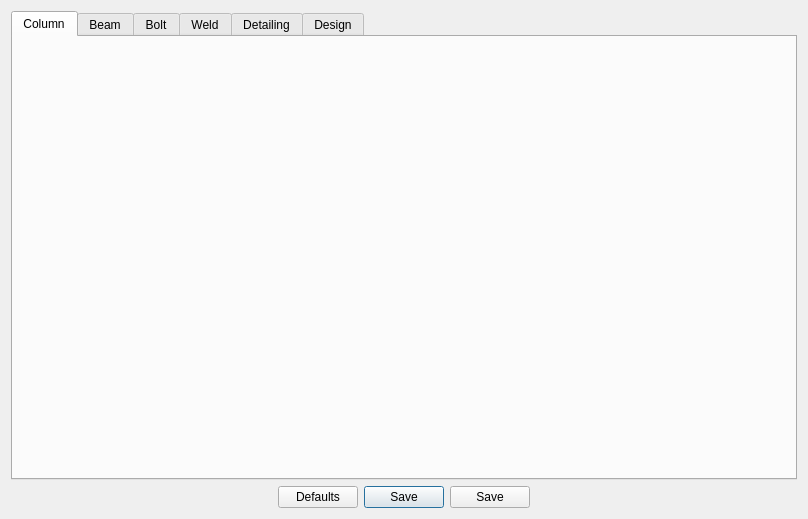
<?xml version="1.0" encoding="UTF-8"?>
<ui version="4.0">
 <class>Dialog</class>
 <widget class="QDialog" name="Dialog">
  <property name="geometry">
   <rect>
    <x>0</x>
    <y>0</y>
    <width>808</width>
    <height>519</height>
   </rect>
  </property>
  <property name="windowTitle">
   <string>Design preferences</string>
  </property>
  <layout class="QGridLayout" name="gridLayout_5">
   <item row="1" column="0">
    <layout class="QGridLayout" name="gridLayout_2">
     <item row="0" column="2">
      <widget class="QPushButton" name="btn_save">
       <property name="font">
        <font>
         <family>Arial</family>
        </font>
       </property>
       <property name="text">
        <string>Save</string>
       </property>
      </widget>
     </item>
     <item row="0" column="3">
      <widget class="QPushButton" name="btn_close">
       <property name="font">
        <font>
         <family>Arial</family>
        </font>
       </property>
       <property name="text">
        <string>Save</string>
       </property>
      </widget>
     </item>
     <item row="0" column="4">
      <spacer name="horizontalSpacer_6">
       <property name="orientation">
        <enum>Qt::Horizontal</enum>
       </property>
       <property name="sizeHint" stdset="0">
        <size>
         <width>40</width>
         <height>20</height>
        </size>
       </property>
      </spacer>
     </item>
     <item row="0" column="0">
      <spacer name="horizontalSpacer_2">
       <property name="orientation">
        <enum>Qt::Horizontal</enum>
       </property>
       <property name="sizeHint" stdset="0">
        <size>
         <width>28</width>
         <height>20</height>
        </size>
       </property>
      </spacer>
     </item>
     <item row="0" column="1">
      <widget class="QPushButton" name="btn_defaults">
       <property name="font">
        <font>
         <family>Arial</family>
        </font>
       </property>
       <property name="text">
        <string>Defaults</string>
       </property>
      </widget>
     </item>
    </layout>
   </item>
   <item row="0" column="0">
    <widget class="QTabWidget" name="tabWidget">
     <property name="font">
      <font>
       <family>Arial</family>
      </font>
     </property>
     <property name="currentIndex">
      <number>0</number>
     </property>
     <widget class="QWidget" name="tab_Column">
      <attribute name="title">
       <string>Column</string>
      </attribute>
     </widget>
     <widget class="QWidget" name="tab_Beam">
      <attribute name="title">
       <string>Beam</string>
      </attribute>
     </widget>
     <widget class="QWidget" name="tab_Bolt">
      <attribute name="title">
       <string>Bolt</string>
      </attribute>
      <layout class="QGridLayout" name="gridLayout_22">
       <item row="0" column="2">
        <widget class="QLabel" name="label_9">
         <property name="text">
          <string/>
         </property>
        </widget>
       </item>
       <item row="1" column="0" rowspan="2">
        <layout class="QGridLayout" name="gridLayout_21">
         <item row="0" column="0">
          <layout class="QGridLayout" name="gridLayout_16">
           <item row="1" column="0">
            <layout class="QGridLayout" name="gridLayout_14">
             <item row="0" column="0" colspan="2">
              <layout class="QGridLayout" name="gridLayout_9">
               <item row="0" column="0">
                <widget class="QLabel" name="label">
                 <property name="font">
                  <font>
                   <family>Arial</family>
                  </font>
                 </property>
                 <property name="text">
                  <string>Bolt type</string>
                 </property>
                </widget>
               </item>
               <item row="0" column="1" rowspan="3">
                <layout class="QGridLayout" name="gridLayout">
                 <item row="1" column="1">
                  <widget class="QComboBox" name="combo_boltHoleType">
                   <property name="font">
                    <font>
                     <family>Arial</family>
                    </font>
                   </property>
                   <property name="focusPolicy">
                    <enum>Qt::TabFocus</enum>
                   </property>
                   <item>
                    <property name="text">
                     <string>Standard</string>
                    </property>
                   </item>
                   <item>
                    <property name="text">
                     <string>Over-sized</string>
                    </property>
                   </item>
                  </widget>
                 </item>
                 <item row="2" column="0">
                  <widget class="QLabel" name="label_8">
                   <property name="text">
                    <string>Fu</string>
                   </property>
                  </widget>
                 </item>
                 <item row="2" column="1">
                  <widget class="QLineEdit" name="txt_boltFu">
                   <property name="font">
                    <font>
                     <family>Arial</family>
                    </font>
                   </property>
                   <property name="text">
                    <string>800</string>
                   </property>
                   <property name="alignment">
                    <set>Qt::AlignLeading|Qt::AlignLeft|Qt::AlignVCenter</set>
                   </property>
                   <property name="readOnly">
                    <bool>false</bool>
                   </property>
                  </widget>
                 </item>
                 <item row="0" column="1">
                  <widget class="QComboBox" name="combo_boltType">
                   <property name="font">
                    <font>
                     <family>Arial</family>
                    </font>
                   </property>
                   <item>
                    <property name="text">
                     <string>Pretensioned</string>
                    </property>
                   </item>
                   <item>
                    <property name="text">
                     <string>Non-pretensioned</string>
                    </property>
                   </item>
                  </widget>
                 </item>
                </layout>
               </item>
               <item row="2" column="0">
                <widget class="QLabel" name="label_4">
                 <property name="font">
                  <font>
                   <family>Arial</family>
                  </font>
                 </property>
                 <property name="text">
                  <string>Material grade overwrite (MPa)</string>
                 </property>
                </widget>
               </item>
               <item row="1" column="0">
                <widget class="QLabel" name="label_2">
                 <property name="font">
                  <font>
                   <family>Arial</family>
                  </font>
                 </property>
                 <property name="text">
                  <string>Bolt hole type</string>
                 </property>
                </widget>
               </item>
              </layout>
             </item>
             <item row="1" column="0">
              <layout class="QGridLayout" name="gridLayout_12">
               <item row="0" column="0">
                <spacer name="verticalSpacer_6">
                 <property name="orientation">
                  <enum>Qt::Vertical</enum>
                 </property>
                 <property name="sizeHint" stdset="0">
                  <size>
                   <width>168</width>
                   <height>13</height>
                  </size>
                 </property>
                </spacer>
               </item>
               <item row="1" column="0">
                <widget class="QLabel" name="label_7">
                 <property name="font">
                  <font>
                   <family>Arial</family>
                   <weight>75</weight>
                   <bold>true</bold>
                  </font>
                 </property>
                 <property name="text">
                  <string>HSFG bolt design parameters:</string>
                 </property>
                </widget>
               </item>
               <item row="2" column="0">
                <widget class="QLabel" name="label_15">
                 <property name="font">
                  <font>
                   <family>Arial</family>
                  </font>
                 </property>
                 <property name="text">
                  <string>Slip factor (µ_f)</string>
                 </property>
                </widget>
               </item>
              </layout>
             </item>
             <item row="1" column="1">
              <layout class="QGridLayout" name="gridLayout_11">
               <item row="0" column="0">
                <spacer name="verticalSpacer_5">
                 <property name="orientation">
                  <enum>Qt::Vertical</enum>
                 </property>
                 <property name="sizeHint" stdset="0">
                  <size>
                   <width>128</width>
                   <height>28</height>
                  </size>
                 </property>
                </spacer>
               </item>
               <item row="1" column="0">
                <widget class="QComboBox" name="combo_slipfactor">
                 <property name="minimumSize">
                  <size>
                   <width>0</width>
                   <height>0</height>
                  </size>
                 </property>
                 <property name="maximumSize">
                  <size>
                   <width>200</width>
                   <height>16777215</height>
                  </size>
                 </property>
                 <property name="font">
                  <font>
                   <family>Arial</family>
                  </font>
                 </property>
                 <property name="currentIndex">
                  <number>8</number>
                 </property>
                 <item>
                  <property name="text">
                   <string>0.2</string>
                  </property>
                 </item>
                 <item>
                  <property name="text">
                   <string>0.5</string>
                  </property>
                 </item>
                 <item>
                  <property name="text">
                   <string>0.1</string>
                  </property>
                 </item>
                 <item>
                  <property name="text">
                   <string>0.25</string>
                  </property>
                 </item>
                 <item>
                  <property name="text">
                   <string>0.3</string>
                  </property>
                 </item>
                 <item>
                  <property name="text">
                   <string>0.33</string>
                  </property>
                 </item>
                 <item>
                  <property name="text">
                   <string>0.48</string>
                  </property>
                 </item>
                 <item>
                  <property name="text">
                   <string>0.52</string>
                  </property>
                 </item>
                 <item>
                  <property name="text">
                   <string>0.55</string>
                  </property>
                 </item>
                </widget>
               </item>
              </layout>
             </item>
            </layout>
           </item>
           <item row="0" column="0">
            <layout class="QGridLayout" name="gridLayout_15">
             <item row="0" column="0">
              <widget class="QLabel" name="label_5">
               <property name="font">
                <font>
                 <family>Arial</family>
                </font>
               </property>
               <property name="text">
                <string>Inputs</string>
               </property>
              </widget>
             </item>
             <item row="1" column="0">
              <widget class="Line" name="line">
               <property name="orientation">
                <enum>Qt::Horizontal</enum>
               </property>
              </widget>
             </item>
            </layout>
           </item>
          </layout>
         </item>
         <item row="1" column="0">
          <spacer name="verticalSpacer">
           <property name="orientation">
            <enum>Qt::Vertical</enum>
           </property>
           <property name="sizeType">
            <enum>QSizePolicy::Fixed</enum>
           </property>
           <property name="sizeHint" stdset="0">
            <size>
             <width>17</width>
             <height>150</height>
            </size>
           </property>
          </spacer>
         </item>
         <item row="2" column="0">
          <layout class="QGridLayout" name="gridLayout_20">
           <item row="0" column="0">
            <widget class="QLabel" name="label_note">
             <property name="font">
              <font>
               <family>Arial</family>
               <pointsize>8</pointsize>
               <weight>50</weight>
               <italic>false</italic>
               <bold>false</bold>
              </font>
             </property>
             <property name="text">
              <string>NOTE : If slip is permitted under the design load, design the bolt as a bearing
bolt and select corresponding bolt grade.</string>
             </property>
            </widget>
           </item>
           <item row="1" column="0">
            <spacer name="verticalSpacer_10">
             <property name="orientation">
              <enum>Qt::Vertical</enum>
             </property>
             <property name="sizeHint" stdset="0">
              <size>
               <width>20</width>
               <height>75</height>
              </size>
             </property>
            </spacer>
           </item>
          </layout>
         </item>
        </layout>
       </item>
       <item row="1" column="1" rowspan="2" colspan="2">
        <layout class="QGridLayout" name="gridLayout_19">
         <item row="0" column="0">
          <layout class="QGridLayout" name="gridLayout_8">
           <item row="0" column="0">
            <widget class="QLabel" name="label_3">
             <property name="font">
              <font>
               <family>Arial</family>
              </font>
             </property>
             <property name="text">
              <string>Description</string>
             </property>
            </widget>
           </item>
           <item row="1" column="0">
            <widget class="Line" name="line_4">
             <property name="orientation">
              <enum>Qt::Horizontal</enum>
             </property>
            </widget>
           </item>
          </layout>
         </item>
         <item row="1" column="0">
          <widget class="QTextBrowser" name="textBrowser">
           <property name="minimumSize">
            <size>
             <width>210</width>
             <height>320</height>
            </size>
           </property>
           <property name="html">
            <string>&lt;!DOCTYPE HTML PUBLIC &quot;-//W3C//DTD HTML 4.0//EN&quot; &quot;http://www.w3.org/TR/REC-html40/strict.dtd&quot;&gt;
&lt;html&gt;&lt;head&gt;&lt;meta name=&quot;qrichtext&quot; content=&quot;1&quot; /&gt;&lt;style type=&quot;text/css&quot;&gt;
p, li { white-space: pre-wrap; }
&lt;/style&gt;&lt;/head&gt;&lt;body style=&quot; font-family:'Arial'; font-size:11pt; font-weight:400; font-style:normal;&quot;&gt;
&lt;table border=&quot;0&quot; style=&quot; margin-top:0px; margin-bottom:0px; margin-left:0px; margin-right:0px;&quot; cellspacing=&quot;2&quot; cellpadding=&quot;0&quot;&gt;
&lt;tr&gt;
&lt;td colspan=&quot;3&quot;&gt;
&lt;p align=&quot;justify&quot; style=&quot; margin-top:12px; margin-bottom:12px; margin-left:0px; margin-right:0px; -qt-block-indent:0; text-indent:0px;&quot;&gt;&lt;span style=&quot; font-family:'MS Shell Dlg 2'; font-size:8pt;&quot;&gt;IS 800 Table 20 Typical Average Values for Coefficient of Friction (&lt;/span&gt;&lt;span style=&quot; font-family:'Calibri,sans-serif'; font-size:9pt;&quot;&gt;µ&lt;/span&gt;&lt;span style=&quot; font-family:'Calibri,sans-serif'; font-size:9pt; vertical-align:sub;&quot;&gt;f&lt;/span&gt;&lt;span style=&quot; font-family:'MS Shell Dlg 2'; font-size:8pt;&quot;&gt;)&lt;/span&gt;&lt;/p&gt;&lt;/td&gt;&lt;/tr&gt;&lt;/table&gt;
&lt;p align=&quot;justify&quot; style=&quot;-qt-paragraph-type:empty; margin-top:12px; margin-bottom:12px; margin-left:0px; margin-right:0px; -qt-block-indent:0; text-indent:0px; font-family:'MS Shell Dlg 2'; font-size:8pt;&quot;&gt;&lt;br /&gt;&lt;/p&gt;
&lt;table border=&quot;0&quot; style=&quot; margin-top:0px; margin-bottom:0px; margin-left:0px; margin-right:0px;&quot; cellspacing=&quot;2&quot; cellpadding=&quot;0&quot;&gt;
&lt;tr&gt;
&lt;td width=&quot;26&quot;&gt;&lt;/td&gt;
&lt;td width=&quot;383&quot;&gt;
&lt;p align=&quot;justify&quot; style=&quot; margin-top:12px; margin-bottom:12px; margin-left:0px; margin-right:0px; -qt-block-indent:0; text-indent:0px;&quot;&gt;&lt;span style=&quot; font-family:'MS Shell Dlg 2'; font-size:8pt;&quot;&gt;Treatment of Surfaces&lt;/span&gt;&lt;/p&gt;&lt;/td&gt;
&lt;td width=&quot;78&quot;&gt;
&lt;p align=&quot;justify&quot; style=&quot; margin-top:12px; margin-bottom:12px; margin-left:0px; margin-right:0px; -qt-block-indent:0; text-indent:0px;&quot;&gt;&lt;span style=&quot; font-family:'MS Shell Dlg 2'; font-size:8pt;&quot;&gt;  µ_f&lt;/span&gt;&lt;/p&gt;&lt;/td&gt;&lt;/tr&gt;
&lt;tr&gt;
&lt;td&gt;
&lt;p align=&quot;justify&quot; style=&quot; margin-top:12px; margin-bottom:12px; margin-left:0px; margin-right:0px; -qt-block-indent:0; text-indent:0px;&quot;&gt;&lt;span style=&quot; font-family:'MS Shell Dlg 2'; font-size:8pt;&quot;&gt;i)&lt;/span&gt;&lt;/p&gt;&lt;/td&gt;
&lt;td&gt;
&lt;p align=&quot;justify&quot; style=&quot; margin-top:12px; margin-bottom:12px; margin-left:0px; margin-right:0px; -qt-block-indent:0; text-indent:0px;&quot;&gt;&lt;span style=&quot; font-family:'MS Shell Dlg 2'; font-size:8pt;&quot;&gt;Surfaces not treated&lt;/span&gt;&lt;/p&gt;&lt;/td&gt;
&lt;td&gt;
&lt;p align=&quot;justify&quot; style=&quot; margin-top:12px; margin-bottom:12px; margin-left:0px; margin-right:0px; -qt-block-indent:0; text-indent:0px;&quot;&gt;&lt;span style=&quot; font-family:'MS Shell Dlg 2'; font-size:8pt;&quot;&gt;  0.2&lt;/span&gt;&lt;/p&gt;&lt;/td&gt;&lt;/tr&gt;
&lt;tr&gt;
&lt;td&gt;
&lt;p align=&quot;justify&quot; style=&quot; margin-top:12px; margin-bottom:12px; margin-left:0px; margin-right:0px; -qt-block-indent:0; text-indent:0px;&quot;&gt;&lt;span style=&quot; font-family:'MS Shell Dlg 2'; font-size:8pt;&quot;&gt;ii)&lt;/span&gt;&lt;/p&gt;&lt;/td&gt;
&lt;td&gt;
&lt;p align=&quot;justify&quot; style=&quot; margin-top:12px; margin-bottom:12px; margin-left:0px; margin-right:0px; -qt-block-indent:0; text-indent:0px;&quot;&gt;&lt;span style=&quot; font-family:'MS Shell Dlg 2'; font-size:8pt;&quot;&gt;Surfaces blasted with short or grit with any loose rust removed, no pitting&lt;/span&gt;&lt;/p&gt;&lt;/td&gt;
&lt;td&gt;
&lt;p align=&quot;justify&quot; style=&quot; margin-top:12px; margin-bottom:12px; margin-left:0px; margin-right:0px; -qt-block-indent:0; text-indent:0px;&quot;&gt;&lt;span style=&quot; font-family:'MS Shell Dlg 2'; font-size:8pt;&quot;&gt;  0.5&lt;/span&gt;&lt;/p&gt;&lt;/td&gt;&lt;/tr&gt;
&lt;tr&gt;
&lt;td&gt;
&lt;p align=&quot;justify&quot; style=&quot; margin-top:12px; margin-bottom:12px; margin-left:0px; margin-right:0px; -qt-block-indent:0; text-indent:0px;&quot;&gt;&lt;span style=&quot; font-family:'MS Shell Dlg 2'; font-size:8pt;&quot;&gt;iii)&lt;/span&gt;&lt;/p&gt;&lt;/td&gt;
&lt;td&gt;
&lt;p align=&quot;justify&quot; style=&quot; margin-top:12px; margin-bottom:12px; margin-left:0px; margin-right:0px; -qt-block-indent:0; text-indent:0px;&quot;&gt;&lt;span style=&quot; font-family:'MS Shell Dlg 2'; font-size:8pt;&quot;&gt;Surfaces blasted with short or grit and hot-dip galvanized&lt;/span&gt;&lt;/p&gt;&lt;/td&gt;
&lt;td&gt;
&lt;p align=&quot;justify&quot; style=&quot; margin-top:12px; margin-bottom:12px; margin-left:0px; margin-right:0px; -qt-block-indent:0; text-indent:0px;&quot;&gt;&lt;span style=&quot; font-family:'MS Shell Dlg 2'; font-size:8pt;&quot;&gt;  0.1&lt;/span&gt;&lt;/p&gt;&lt;/td&gt;&lt;/tr&gt;
&lt;tr&gt;
&lt;td&gt;
&lt;p align=&quot;justify&quot; style=&quot; margin-top:12px; margin-bottom:12px; margin-left:0px; margin-right:0px; -qt-block-indent:0; text-indent:0px;&quot;&gt;&lt;span style=&quot; font-family:'MS Shell Dlg 2'; font-size:8pt;&quot;&gt;iv)&lt;/span&gt;&lt;/p&gt;&lt;/td&gt;
&lt;td&gt;
&lt;p align=&quot;justify&quot; style=&quot; margin-top:12px; margin-bottom:12px; margin-left:0px; margin-right:0px; -qt-block-indent:0; text-indent:0px;&quot;&gt;&lt;span style=&quot; font-family:'MS Shell Dlg 2'; font-size:8pt;&quot;&gt;Surfaces blasted with short or grit and spray - metallized with zinc (thickness 50-70 µm)&lt;/span&gt;&lt;/p&gt;&lt;/td&gt;
&lt;td&gt;
&lt;p align=&quot;justify&quot; style=&quot; margin-top:12px; margin-bottom:12px; margin-left:0px; margin-right:0px; -qt-block-indent:0; text-indent:0px;&quot;&gt;&lt;span style=&quot; font-family:'MS Shell Dlg 2'; font-size:8pt;&quot;&gt;  0.25&lt;/span&gt;&lt;/p&gt;&lt;/td&gt;&lt;/tr&gt;
&lt;tr&gt;
&lt;td&gt;
&lt;p align=&quot;justify&quot; style=&quot; margin-top:12px; margin-bottom:12px; margin-left:0px; margin-right:0px; -qt-block-indent:0; text-indent:0px;&quot;&gt;&lt;span style=&quot; font-family:'MS Shell Dlg 2'; font-size:8pt;&quot;&gt;v)&lt;/span&gt;&lt;/p&gt;&lt;/td&gt;
&lt;td&gt;
&lt;p align=&quot;justify&quot; style=&quot; margin-top:12px; margin-bottom:12px; margin-left:0px; margin-right:0px; -qt-block-indent:0; text-indent:0px;&quot;&gt;&lt;span style=&quot; font-family:'MS Shell Dlg 2'; font-size:8pt;&quot;&gt;Surfaces blasted with shot or grit and painted with ethylzinc silicate coat (thickness 30-60 µm)&lt;/span&gt;&lt;/p&gt;&lt;/td&gt;
&lt;td&gt;
&lt;p align=&quot;justify&quot; style=&quot; margin-top:12px; margin-bottom:12px; margin-left:0px; margin-right:0px; -qt-block-indent:0; text-indent:0px;&quot;&gt;&lt;span style=&quot; font-family:'MS Shell Dlg 2'; font-size:8pt;&quot;&gt;  0.3&lt;/span&gt;&lt;/p&gt;&lt;/td&gt;&lt;/tr&gt;
&lt;tr&gt;
&lt;td&gt;
&lt;p align=&quot;justify&quot; style=&quot; margin-top:12px; margin-bottom:12px; margin-left:0px; margin-right:0px; -qt-block-indent:0; text-indent:0px;&quot;&gt;&lt;span style=&quot; font-family:'MS Shell Dlg 2'; font-size:8pt;&quot;&gt;vi)&lt;/span&gt;&lt;/p&gt;&lt;/td&gt;
&lt;td&gt;
&lt;p align=&quot;justify&quot; style=&quot; margin-top:12px; margin-bottom:12px; margin-left:0px; margin-right:0px; -qt-block-indent:0; text-indent:0px;&quot;&gt;&lt;span style=&quot; font-family:'MS Shell Dlg 2'; font-size:8pt;&quot;&gt;Sand blasted surface, after light rusting&lt;/span&gt;&lt;/p&gt;&lt;/td&gt;
&lt;td&gt;
&lt;p align=&quot;justify&quot; style=&quot; margin-top:12px; margin-bottom:12px; margin-left:0px; margin-right:0px; -qt-block-indent:0; text-indent:0px;&quot;&gt;&lt;span style=&quot; font-family:'MS Shell Dlg 2'; font-size:8pt;&quot;&gt;  0.52&lt;/span&gt;&lt;/p&gt;&lt;/td&gt;&lt;/tr&gt;
&lt;tr&gt;
&lt;td&gt;
&lt;p align=&quot;justify&quot; style=&quot; margin-top:12px; margin-bottom:12px; margin-left:0px; margin-right:0px; -qt-block-indent:0; text-indent:0px;&quot;&gt;&lt;span style=&quot; font-family:'MS Shell Dlg 2'; font-size:8pt;&quot;&gt;vii)&lt;/span&gt;&lt;/p&gt;&lt;/td&gt;
&lt;td&gt;
&lt;p align=&quot;justify&quot; style=&quot; margin-top:12px; margin-bottom:12px; margin-left:0px; margin-right:0px; -qt-block-indent:0; text-indent:0px;&quot;&gt;&lt;span style=&quot; font-family:'MS Shell Dlg 2'; font-size:8pt;&quot;&gt;Surfaces blasted with shot or grit and painted with ethylzinc silicate coat (thickness 60-80 µm)&lt;/span&gt;&lt;/p&gt;&lt;/td&gt;
&lt;td&gt;
&lt;p align=&quot;justify&quot; style=&quot; margin-top:12px; margin-bottom:12px; margin-left:0px; margin-right:0px; -qt-block-indent:0; text-indent:0px;&quot;&gt;&lt;span style=&quot; font-family:'MS Shell Dlg 2'; font-size:8pt;&quot;&gt;  0.3&lt;/span&gt;&lt;/p&gt;&lt;/td&gt;&lt;/tr&gt;
&lt;tr&gt;
&lt;td&gt;
&lt;p align=&quot;justify&quot; style=&quot; margin-top:12px; margin-bottom:12px; margin-left:0px; margin-right:0px; -qt-block-indent:0; text-indent:0px;&quot;&gt;&lt;span style=&quot; font-family:'MS Shell Dlg 2'; font-size:8pt;&quot;&gt;viii)&lt;/span&gt;&lt;/p&gt;&lt;/td&gt;
&lt;td&gt;
&lt;p align=&quot;justify&quot; style=&quot; margin-top:12px; margin-bottom:12px; margin-left:0px; margin-right:0px; -qt-block-indent:0; text-indent:0px;&quot;&gt;&lt;span style=&quot; font-family:'MS Shell Dlg 2'; font-size:8pt;&quot;&gt;Surfaces blasted with shot or grit and painted with alcalizinc silicate coat (thickness 60-80 µm)&lt;/span&gt;&lt;/p&gt;&lt;/td&gt;
&lt;td&gt;
&lt;p align=&quot;justify&quot; style=&quot; margin-top:12px; margin-bottom:12px; margin-left:0px; margin-right:0px; -qt-block-indent:0; text-indent:0px;&quot;&gt;&lt;span style=&quot; font-family:'MS Shell Dlg 2'; font-size:8pt;&quot;&gt;  0.3&lt;/span&gt;&lt;/p&gt;&lt;/td&gt;&lt;/tr&gt;
&lt;tr&gt;
&lt;td&gt;
&lt;p align=&quot;justify&quot; style=&quot; margin-top:12px; margin-bottom:12px; margin-left:0px; margin-right:0px; -qt-block-indent:0; text-indent:0px;&quot;&gt;&lt;span style=&quot; font-family:'MS Shell Dlg 2'; font-size:8pt;&quot;&gt;ix)&lt;/span&gt;&lt;/p&gt;&lt;/td&gt;
&lt;td&gt;
&lt;p align=&quot;justify&quot; style=&quot; margin-top:12px; margin-bottom:12px; margin-left:0px; margin-right:0px; -qt-block-indent:0; text-indent:0px;&quot;&gt;&lt;span style=&quot; font-family:'MS Shell Dlg 2'; font-size:8pt;&quot;&gt;Surfaces blasted with shot or grit and spray metallized with aluminium (thickness &amp;gt;50 µm)&lt;/span&gt;&lt;/p&gt;&lt;/td&gt;
&lt;td&gt;
&lt;p align=&quot;justify&quot; style=&quot; margin-top:12px; margin-bottom:12px; margin-left:0px; margin-right:0px; -qt-block-indent:0; text-indent:0px;&quot;&gt;&lt;span style=&quot; font-family:'MS Shell Dlg 2'; font-size:8pt;&quot;&gt;  0.5&lt;/span&gt;&lt;/p&gt;&lt;/td&gt;&lt;/tr&gt;
&lt;tr&gt;
&lt;td&gt;
&lt;p align=&quot;justify&quot; style=&quot; margin-top:12px; margin-bottom:12px; margin-left:0px; margin-right:0px; -qt-block-indent:0; text-indent:0px;&quot;&gt;&lt;span style=&quot; font-family:'MS Shell Dlg 2'; font-size:8pt;&quot;&gt;x)&lt;/span&gt;&lt;/p&gt;&lt;/td&gt;
&lt;td&gt;
&lt;p align=&quot;justify&quot; style=&quot; margin-top:12px; margin-bottom:12px; margin-left:0px; margin-right:0px; -qt-block-indent:0; text-indent:0px;&quot;&gt;&lt;span style=&quot; font-family:'MS Shell Dlg 2'; font-size:8pt;&quot;&gt;Clean mill scale&lt;/span&gt;&lt;/p&gt;&lt;/td&gt;
&lt;td&gt;
&lt;p align=&quot;justify&quot; style=&quot; margin-top:12px; margin-bottom:12px; margin-left:0px; margin-right:0px; -qt-block-indent:0; text-indent:0px;&quot;&gt;&lt;span style=&quot; font-family:'MS Shell Dlg 2'; font-size:8pt;&quot;&gt;  0.33&lt;/span&gt;&lt;/p&gt;&lt;/td&gt;&lt;/tr&gt;
&lt;tr&gt;
&lt;td&gt;
&lt;p align=&quot;justify&quot; style=&quot; margin-top:12px; margin-bottom:12px; margin-left:0px; margin-right:0px; -qt-block-indent:0; text-indent:0px;&quot;&gt;&lt;span style=&quot; font-family:'MS Shell Dlg 2'; font-size:8pt;&quot;&gt;xi)&lt;/span&gt;&lt;/p&gt;&lt;/td&gt;
&lt;td&gt;
&lt;p align=&quot;justify&quot; style=&quot; margin-top:12px; margin-bottom:12px; margin-left:0px; margin-right:0px; -qt-block-indent:0; text-indent:0px;&quot;&gt;&lt;span style=&quot; font-family:'MS Shell Dlg 2'; font-size:8pt;&quot;&gt;Sand blasted surface&lt;/span&gt;&lt;/p&gt;&lt;/td&gt;
&lt;td&gt;
&lt;p align=&quot;justify&quot; style=&quot; margin-top:12px; margin-bottom:12px; margin-left:0px; margin-right:0px; -qt-block-indent:0; text-indent:0px;&quot;&gt;&lt;span style=&quot; font-family:'MS Shell Dlg 2'; font-size:8pt;&quot;&gt;  0.48&lt;/span&gt;&lt;/p&gt;&lt;/td&gt;&lt;/tr&gt;
&lt;tr&gt;
&lt;td&gt;
&lt;p align=&quot;justify&quot; style=&quot; margin-top:12px; margin-bottom:12px; margin-left:0px; margin-right:0px; -qt-block-indent:0; text-indent:0px;&quot;&gt;&lt;span style=&quot; font-family:'MS Shell Dlg 2'; font-size:8pt;&quot;&gt;xii)&lt;/span&gt;&lt;/p&gt;&lt;/td&gt;
&lt;td&gt;
&lt;p align=&quot;justify&quot; style=&quot; margin-top:12px; margin-bottom:12px; margin-left:0px; margin-right:0px; -qt-block-indent:0; text-indent:0px;&quot;&gt;&lt;span style=&quot; font-family:'MS Shell Dlg 2'; font-size:8pt;&quot;&gt;Red lead painted surface&lt;/span&gt;&lt;/p&gt;&lt;/td&gt;
&lt;td&gt;
&lt;p align=&quot;justify&quot; style=&quot; margin-top:12px; margin-bottom:12px; margin-left:0px; margin-right:0px; -qt-block-indent:0; text-indent:0px;&quot;&gt;&lt;span style=&quot; font-family:'MS Shell Dlg 2'; font-size:8pt;&quot;&gt;  0.1&lt;/span&gt;&lt;/p&gt;
&lt;p align=&quot;justify&quot; style=&quot;-qt-paragraph-type:empty; margin-top:12px; margin-bottom:12px; margin-left:0px; margin-right:0px; -qt-block-indent:0; text-indent:0px; font-family:'MS Shell Dlg 2'; font-size:8pt;&quot;&gt;&lt;br /&gt;&lt;/p&gt;&lt;/td&gt;&lt;/tr&gt;&lt;/table&gt;&lt;/body&gt;&lt;/html&gt;</string>
           </property>
          </widget>
         </item>
        </layout>
       </item>
       <item row="2" column="2">
        <widget class="QLabel" name="label_11">
         <property name="font">
          <font>
           <family>Arial</family>
          </font>
         </property>
         <property name="text">
          <string/>
         </property>
        </widget>
       </item>
      </layout>
     </widget>
     <widget class="QWidget" name="tab_Weld">
      <attribute name="title">
       <string>Weld</string>
      </attribute>
      <layout class="QGridLayout" name="gridLayout_13">
       <item row="0" column="0">
        <widget class="QLabel" name="label_16">
         <property name="text">
          <string>Inputs</string>
         </property>
        </widget>
       </item>
       <item row="0" column="2" rowspan="4">
        <layout class="QGridLayout" name="gridLayout_7">
         <item row="0" column="0">
          <widget class="QLabel" name="label_17">
           <property name="text">
            <string>Description</string>
           </property>
          </widget>
         </item>
         <item row="1" column="0">
          <widget class="Line" name="line_5">
           <property name="orientation">
            <enum>Qt::Horizontal</enum>
           </property>
          </widget>
         </item>
         <item row="2" column="0">
          <widget class="QTextBrowser" name="textBrowser_weldDescription">
           <property name="minimumSize">
            <size>
             <width>210</width>
             <height>320</height>
            </size>
           </property>
           <property name="html">
            <string>&lt;!DOCTYPE HTML PUBLIC &quot;-//W3C//DTD HTML 4.0//EN&quot; &quot;http://www.w3.org/TR/REC-html40/strict.dtd&quot;&gt;
&lt;html&gt;&lt;head&gt;&lt;meta name=&quot;qrichtext&quot; content=&quot;1&quot; /&gt;&lt;style type=&quot;text/css&quot;&gt;
p, li { white-space: pre-wrap; }
&lt;/style&gt;&lt;/head&gt;&lt;body style=&quot; font-family:'Arial'; font-size:11pt; font-weight:400; font-style:normal;&quot;&gt;
&lt;p align=&quot;justify&quot; style=&quot; margin-top:0px; margin-bottom:0px; margin-left:0px; margin-right:0px; -qt-block-indent:0; text-indent:0px;&quot;&gt;&lt;span style=&quot; font-family:'MS Shell Dlg 2'; font-size:8pt;&quot;&gt;Shop weld takes a material safety factor of 1.25&lt;/span&gt;&lt;/p&gt;
&lt;p align=&quot;justify&quot; style=&quot; margin-top:0px; margin-bottom:0px; margin-left:0px; margin-right:0px; -qt-block-indent:0; text-indent:0px;&quot;&gt;&lt;span style=&quot; font-family:'MS Shell Dlg 2'; font-size:8pt;&quot;&gt;Field weld takes a material safety factor of 1.5&lt;/span&gt;&lt;/p&gt;
&lt;p align=&quot;justify&quot; style=&quot; margin-top:0px; margin-bottom:0px; margin-left:0px; margin-right:0px; -qt-block-indent:0; text-indent:0px;&quot;&gt;&lt;span style=&quot; font-family:'MS Shell Dlg 2'; font-size:8pt;&quot;&gt;(IS 800 - cl. 5. 4. 1 or Table 5)&lt;/span&gt;&lt;/p&gt;&lt;/body&gt;&lt;/html&gt;</string>
           </property>
          </widget>
         </item>
        </layout>
       </item>
       <item row="1" column="0" colspan="2">
        <widget class="Line" name="line_8">
         <property name="orientation">
          <enum>Qt::Horizontal</enum>
         </property>
        </widget>
       </item>
       <item row="2" column="0" colspan="2">
        <layout class="QGridLayout" name="gridLayout_3">
         <item row="2" column="0">
          <widget class="QLabel" name="label_6">
           <property name="text">
            <string>Material grade overwrite (MPa)</string>
           </property>
          </widget>
         </item>
         <item row="0" column="2">
          <widget class="QComboBox" name="combo_weldType">
           <item>
            <property name="text">
             <string>Shop weld</string>
            </property>
           </item>
           <item>
            <property name="text">
             <string>Field weld</string>
            </property>
           </item>
          </widget>
         </item>
         <item row="0" column="0">
          <widget class="QLabel" name="label_22">
           <property name="text">
            <string>Type of weld</string>
           </property>
          </widget>
         </item>
         <item row="1" column="0">
          <widget class="QLabel" name="label_27">
           <property name="text">
            <string/>
           </property>
          </widget>
         </item>
         <item row="2" column="2">
          <widget class="QLineEdit" name="txt_weldFu">
           <property name="text">
            <string>410</string>
           </property>
           <property name="alignment">
            <set>Qt::AlignLeading|Qt::AlignLeft|Qt::AlignVCenter</set>
           </property>
          </widget>
         </item>
         <item row="2" column="1">
          <widget class="QLabel" name="label_10">
           <property name="text">
            <string>Fu</string>
           </property>
          </widget>
         </item>
        </layout>
       </item>
       <item row="3" column="1">
        <spacer name="verticalSpacer_2">
         <property name="orientation">
          <enum>Qt::Vertical</enum>
         </property>
         <property name="sizeHint" stdset="0">
          <size>
           <width>20</width>
           <height>288</height>
          </size>
         </property>
        </spacer>
       </item>
      </layout>
     </widget>
     <widget class="QWidget" name="tab_Detailing">
      <attribute name="title">
       <string>Detailing</string>
      </attribute>
      <layout class="QGridLayout" name="gridLayout_18">
       <item row="0" column="0">
        <layout class="QGridLayout" name="gridLayout_17">
         <item row="0" column="0">
          <layout class="QGridLayout" name="gridLayout_6">
           <item row="0" column="0">
            <widget class="QLabel" name="label_38">
             <property name="text">
              <string>Inputs</string>
             </property>
            </widget>
           </item>
           <item row="1" column="0">
            <widget class="Line" name="line_11">
             <property name="orientation">
              <enum>Qt::Horizontal</enum>
             </property>
            </widget>
           </item>
          </layout>
         </item>
         <item row="1" column="0">
          <layout class="QGridLayout" name="gridLayout_4">
           <item row="0" column="0">
            <widget class="QLabel" name="label_39">
             <property name="text">
              <string>Type of edges</string>
             </property>
            </widget>
           </item>
           <item row="0" column="1">
            <widget class="QComboBox" name="combo_detailingEdgeType">
             <item>
              <property name="text">
               <string>a - Sheared or hand flame cut</string>
              </property>
             </item>
             <item>
              <property name="text">
               <string>b - Rolled, machine-flame cut, sawn and planed</string>
              </property>
             </item>
            </widget>
           </item>
           <item row="1" column="0">
            <widget class="QLabel" name="label_40">
             <property name="text">
              <string>Are the members exposed to
corrosive influences?</string>
             </property>
            </widget>
           </item>
           <item row="1" column="1">
            <widget class="QComboBox" name="combo_detailing_memebers">
             <item>
              <property name="text">
               <string>No</string>
              </property>
             </item>
             <item>
              <property name="text">
               <string>Yes</string>
              </property>
             </item>
            </widget>
           </item>
          </layout>
         </item>
        </layout>
       </item>
       <item row="0" column="1" rowspan="2">
        <layout class="QGridLayout" name="gridLayout_10">
         <item row="1" column="0">
          <widget class="Line" name="line_6">
           <property name="orientation">
            <enum>Qt::Horizontal</enum>
           </property>
          </widget>
         </item>
         <item row="0" column="0">
          <widget class="QLabel" name="label_18">
           <property name="text">
            <string>Description</string>
           </property>
          </widget>
         </item>
         <item row="2" column="0">
          <widget class="QTextBrowser" name="textBrowser_detailingDescription">
           <property name="minimumSize">
            <size>
             <width>210</width>
             <height>0</height>
            </size>
           </property>
           <property name="html">
            <string>&lt;!DOCTYPE HTML PUBLIC &quot;-//W3C//DTD HTML 4.0//EN&quot; &quot;http://www.w3.org/TR/REC-html40/strict.dtd&quot;&gt;
&lt;html&gt;&lt;head&gt;&lt;meta name=&quot;qrichtext&quot; content=&quot;1&quot; /&gt;&lt;style type=&quot;text/css&quot;&gt;
p, li { white-space: pre-wrap; }
&lt;/style&gt;&lt;/head&gt;&lt;body style=&quot; font-family:'Arial'; font-size:11pt; font-weight:400; font-style:normal;&quot;&gt;
&lt;p align=&quot;justify&quot; style=&quot; margin-top:0px; margin-bottom:0px; margin-left:0px; margin-right:0px; -qt-block-indent:0; text-indent:0px;&quot;&gt;&lt;span style=&quot; font-family:'MS Shell Dlg 2'; font-size:8pt;&quot;&gt;The minimum edge and end distances from the centre of any hole to the nearest edge of a plate shall not be less than &lt;/span&gt;&lt;span style=&quot; font-family:'MS Shell Dlg 2'; font-size:8pt; font-weight:600;&quot;&gt;1.7&lt;/span&gt;&lt;span style=&quot; font-family:'MS Shell Dlg 2'; font-size:8pt;&quot;&gt; times the hole diameter in case of &lt;/span&gt;&lt;span style=&quot; font-family:'MS Shell Dlg 2'; font-size:8pt; font-weight:600;&quot;&gt;[a- sheared or hand flame cut edges] &lt;/span&gt;&lt;span style=&quot; font-family:'MS Shell Dlg 2'; font-size:8pt;&quot;&gt;and &lt;/span&gt;&lt;span style=&quot; font-family:'MS Shell Dlg 2'; font-size:8pt; font-weight:600;&quot;&gt;1.5 &lt;/span&gt;&lt;span style=&quot; font-family:'MS Shell Dlg 2'; font-size:8pt;&quot;&gt;times the hole diameter in case of &lt;/span&gt;&lt;span style=&quot; font-family:'MS Shell Dlg 2'; font-size:8pt; font-weight:600;&quot;&gt;[b - Rolled, machine-flame cut, sawn and planed edges]&lt;/span&gt;&lt;span style=&quot; font-family:'MS Shell Dlg 2'; font-size:8pt;&quot;&gt; (IS 800 - cl. 10. 2. 4. 2)&lt;/span&gt;&lt;/p&gt;
&lt;p align=&quot;justify&quot; style=&quot;-qt-paragraph-type:empty; margin-top:0px; margin-bottom:0px; margin-left:0px; margin-right:0px; -qt-block-indent:0; text-indent:0px; font-family:'Calibri'; font-size:8pt; vertical-align:middle;&quot;&gt;&lt;br /&gt;&lt;/p&gt;
&lt;p align=&quot;justify&quot; style=&quot; margin-top:0px; margin-bottom:0px; margin-left:0px; margin-right:0px; -qt-block-indent:0; text-indent:0px;&quot;&gt;&lt;span style=&quot; font-family:'MS Shell Dlg 2'; font-size:8pt;&quot;&gt;This gap should include the tolerance value of 5mm. So if the assumed clearance is 5mm, then the gap should be = 10mm (= 5mm {clearance} + 5 mm{tolerance})&lt;/span&gt;&lt;/p&gt;
&lt;p align=&quot;justify&quot; style=&quot;-qt-paragraph-type:empty; margin-top:0px; margin-bottom:0px; margin-left:0px; margin-right:0px; -qt-block-indent:0; text-indent:0px; font-family:'Calibri'; font-size:8pt;&quot;&gt;&lt;br /&gt;&lt;/p&gt;
&lt;p align=&quot;justify&quot; style=&quot; margin-top:0px; margin-bottom:0px; margin-left:0px; margin-right:0px; -qt-block-indent:0; text-indent:0px;&quot;&gt;&lt;span style=&quot; font-family:'MS Shell Dlg 2'; font-size:8pt;&quot;&gt;Specifying whether the members are exposed to corrosive influences, here, only affects the calculation of the maximum edge distance as per cl. 10.2.4.3&lt;/span&gt;&lt;/p&gt;
&lt;p align=&quot;justify&quot; style=&quot;-qt-paragraph-type:empty; margin-top:0px; margin-bottom:0px; margin-left:0px; margin-right:0px; -qt-block-indent:0; text-indent:0px; font-family:'MS Shell Dlg 2'; font-size:8pt;&quot;&gt;&lt;br /&gt;&lt;/p&gt;&lt;/body&gt;&lt;/html&gt;</string>
           </property>
          </widget>
         </item>
        </layout>
       </item>
       <item row="1" column="0">
        <spacer name="verticalSpacer_3">
         <property name="orientation">
          <enum>Qt::Vertical</enum>
         </property>
         <property name="sizeHint" stdset="0">
          <size>
           <width>20</width>
           <height>255</height>
          </size>
         </property>
        </spacer>
       </item>
      </layout>
     </widget>
     <widget class="QWidget" name="tab_Design">
      <attribute name="title">
       <string>Design</string>
      </attribute>
      <widget class="QLabel" name="label_19">
       <property name="geometry">
        <rect>
         <x>21</x>
         <y>31</y>
         <width>101</width>
         <height>16</height>
        </rect>
       </property>
       <property name="text">
        <string>Design Method</string>
       </property>
      </widget>
      <widget class="QComboBox" name="combo_design_method">
       <property name="geometry">
        <rect>
         <x>160</x>
         <y>31</y>
         <width>227</width>
         <height>22</height>
        </rect>
       </property>
       <item>
        <property name="text">
         <string>Limit State Design</string>
        </property>
       </item>
       <item>
        <property name="text">
         <string>Limit State (Capacity based) Design</string>
        </property>
       </item>
       <item>
        <property name="text">
         <string>Working Stress Design</string>
        </property>
       </item>
      </widget>
     </widget>
    </widget>
   </item>
  </layout>
 </widget>
 <resources/>
 <connections/>
</ui>
